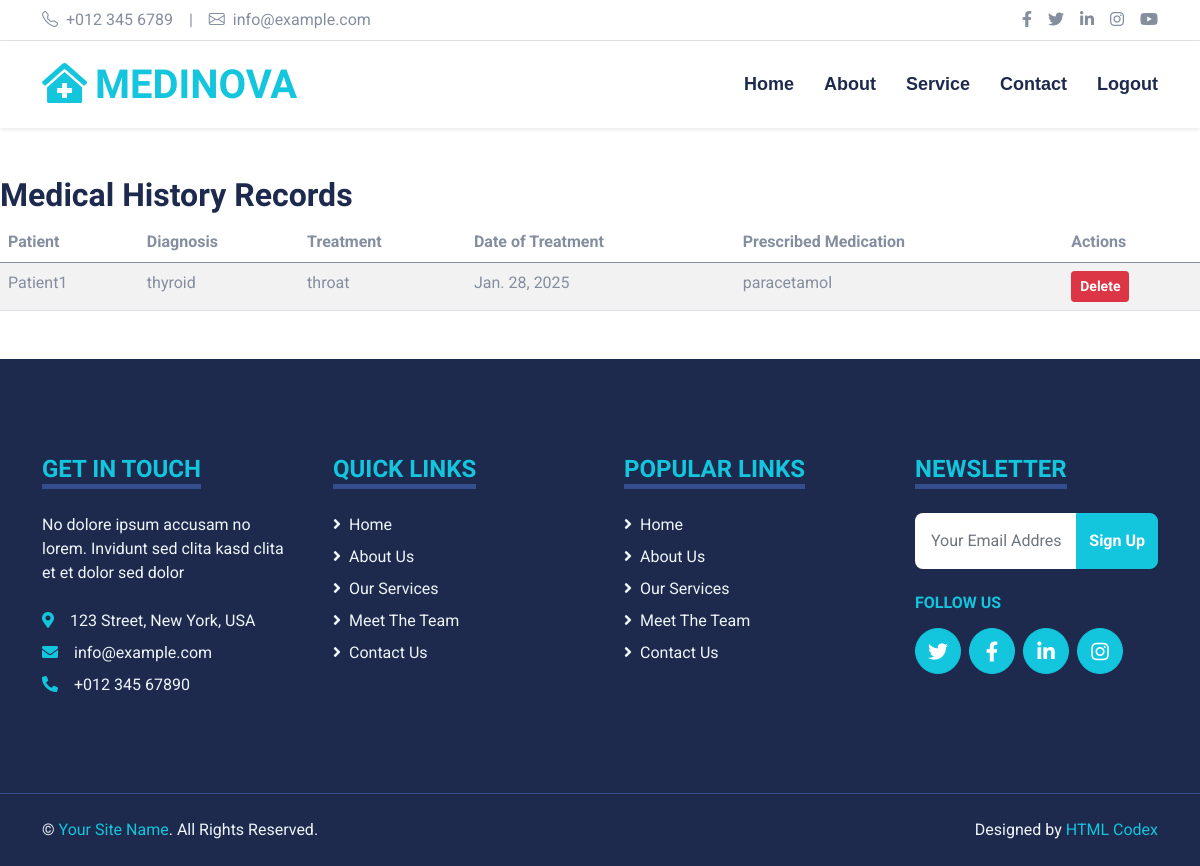
/view-medical/ (signed in), run on the app's committed database.
### admin_hospital/models.py (models this page shows, shortened)
class MedicalHistory(models.Model):
    patient = models.ForeignKey(Patient, on_delete=models.CASCADE, related_name='medical_histories')
    diagnosis = models.TextField()
    treatment = models.TextField()
    date_of_treatment = models.DateField()
    prescribed_medication = models.TextField()

class Patient(models.Model):
    name = models.CharField(max_length=200)
    gender = models.CharField(max_length=10)
    mobile = models.CharField(max_length=20, null=True)
    email = models.EmailField(max_length=100)
    address = models.CharField(max_length=250)

### admin_hospital/views.py (the view)
# urls.py: path('view-medical/', views.View_Medical, name='view_medical'),
def View_Medical(request):
    if not request.user.is_authenticated:
        return redirect('login')
    medical_histories = MedicalHistory.objects.all()
    return render(request, 'view_medical.html', {'medical_histories': medical_histories})

### templates/view_medical.html (shortened to what this page needs)
<!DOCTYPE html>
{% load static %}
<html lang="en">
<head>
    <link href="https://cdnjs.cloudflare.com/ajax/libs/font-awesome/5.15.0/css/all.min.css" rel="stylesheet">
    <link href="https://cdn.jsdelivr.net/npm/bootstrap-icons@1.4.1/font/bootstrap-icons.css" rel="stylesheet">
    <link href="{% static 'lib/owlcarousel/assets/owl.carousel.min.css' %}" rel="stylesheet">
    <link href="{% static 'lib/tempusdominus/css/tempusdominus-bootstrap-4.min.css' %}" rel="stylesheet" />
    <link href="{% static 'css/bootstrap.min.css' %}" rel="stylesheet">
    <link href="{% static 'css/style.css' %}" rel="stylesheet">
</head>
<body>
    <div class="container-fluid py-2 border-bottom d-none d-lg-block">
        <div class="container">
            <div class="row">
                <div class="col-md-6 text-center text-lg-start mb-2 mb-lg-0">
                    <div class="d-inline-flex align-items-center">
                        <a class="text-decoration-none text-body pe-3" href=""><i class="bi bi-telephone me-2"></i>+012 345 6789</a>
                        <span class="text-body">|</span>
                        <a class="text-decoration-none text-body px-3" href=""><i class="bi bi-envelope me-2"></i>info@example.com</a>
                    </div>
                </div>
                <div class="col-md-6 text-center text-lg-end">
                    <div class="d-inline-flex align-items-center">
                        <a class="text-body px-2" href="">
                            <i class="fab fa-facebook-f"></i>
                        </a>
                        <a class="text-body px-2" href="">
                            <i class="fab fa-twitter"></i>
                        </a>
                        <a class="text-body px-2" href="">
                            <i class="fab fa-linkedin-in"></i>
                        </a>
                        <a class="text-body px-2" href="">
                            <i class="fab fa-instagram"></i>
                        </a>
                        <a class="text-body ps-2" href="">
                            <i class="fab fa-youtube"></i>
                        </a>
                    </div>
                </div>
            </div>
        </div>
    </div>
    <div class="container-fluid sticky-top bg-white shadow-sm mb-5">
        <div class="container">
            <nav class="navbar navbar-expand-lg bg-white navbar-light py-3 py-lg-0">
                <a href="index.html" class="navbar-brand">
                    <h1 class="m-0 text-uppercase text-primary"><i class="fa fa-clinic-medical me-2"></i>Medinova</h1>
                </a>
                <div class="collapse navbar-collapse" id="navbarCollapse">
                    <div class="navbar-nav ms-auto py-0">
                        <a href="{% url 'home' %}" class="nav-item nav-link">Home</a>
                        <a href="{% url 'about' %}" class="nav-item nav-link">About</a>
                        <a href="{% url 'service' %}" class="nav-item nav-link">Service</a>
                        <a href="{% url 'contact' %}" class="nav-item nav-link">Contact</a>
                        <a href="{% url 'logout' %}" class="nav-item nav-link">Logout</a>
                    </div>
                </div>
            </nav>
        </div>
    </div>
<h2>Medical History Records</h2>
{% if medical_histories %}
    <table class="table table-striped">
        <thead>
            <tr>
                <th>Patient</th>
                <th>Diagnosis</th>
                <th>Treatment</th>
                <th>Date of Treatment</th>
                <th>Prescribed Medication</th>
                <th>Actions</th>
            </tr>
        </thead>
        <tbody>
            {% for history in medical_histories %}
                <tr>
                    <td>{{ history.patient.name }}</td>
                    <td>{{ history.diagnosis }}</td>
                    <td>{{ history.treatment }}</td>
                    <td>{{ history.date_of_treatment }}</td>
                    <td>{{ history.prescribed_medication }}</td>
                    <td>
                        <a href="{% url 'delete_medical' history.id %}" class="btn btn-danger btn-sm">Delete</a>
                    </td>
                </tr>
            {% endfor %}
        </tbody>
    </table>
{% else %}
    <p>No medical records found.</p>
{% endif %}
  <div class="container-fluid bg-dark text-light mt-5 py-5">
    <div class="container py-5">
        <div class="row g-5">
            <div class="col-lg-3 col-md-6">
                <h4 class="d-inline-block text-primary text-uppercase border-bottom border-5 border-secondary mb-4">Get In Touch</h4>
                <p class="mb-4">No dolore ipsum accusam no lorem. Invidunt sed clita kasd clita et et dolor sed dolor</p>
                <p class="mb-2"><i class="fa fa-map-marker-alt text-primary me-3"></i>123 Street, New York, USA</p>
                <p class="mb-2"><i class="fa fa-envelope text-primary me-3"></i>info@example.com</p>
                <p class="mb-0"><i class="fa fa-phone-alt text-primary me-3"></i>+012 345 67890</p>
            </div>
            <div class="col-lg-3 col-md-6">
                <h4 class="d-inline-block text-primary text-uppercase border-bottom border-5 border-secondary mb-4">Quick Links</h4>
                <div class="d-flex flex-column justify-content-start">
                    <a class="text-light mb-2" href="{% url 'home' %}"><i class="fa fa-angle-right me-2"></i>Home</a>
                    <a class="text-light mb-2" href="{% url 'about' %}"><i class="fa fa-angle-right me-2"></i>About Us</a>
                    <a class="text-light mb-2" href="{% url 'service' %}"><i class="fa fa-angle-right me-2"></i>Our Services</a>
                    <a class="text-light mb-2" href="{% url 'doctor_list' %}"><i class="fa fa-angle-right me-2"></i>Meet The Team</a>
                    <a class="text-light" href="#"><i class="fa fa-angle-right me-2"></i>Contact Us</a>
                </div>
            </div>
            <div class="col-lg-3 col-md-6">
                <h4 class="d-inline-block text-primary text-uppercase border-bottom border-5 border-secondary mb-4">Popular Links</h4>
                <div class="d-flex flex-column justify-content-start">
                    <a class="text-light mb-2" href="{% url 'home' %}"><i class="fa fa-angle-right me-2"></i>Home</a>
                    <a class="text-light mb-2" href="{% url 'about' %}"><i class="fa fa-angle-right me-2"></i>About Us</a>
                    <a class="text-light mb-2" href="{% url 'service' %}"><i class="fa fa-angle-right me-2"></i>Our Services</a>
                    <a class="text-light mb-2" href="{% url 'doctor_list' %}"><i class="fa fa-angle-right me-2"></i>Meet The Team</a>
                    <a class="text-light" href="{% url 'contact' %}"><i class="fa fa-angle-right me-2"></i>Contact Us</a>
                </div>
            </div>
            <div class="col-lg-3 col-md-6">
                <h4 class="d-inline-block text-primary text-uppercase border-bottom border-5 border-secondary mb-4">Newsletter</h4>
                <form action="">
                    <div class="input-group">
                        <input type="text" class="form-control p-3 border-0" placeholder="Your Email Address">
                        <button class="btn btn-primary">Sign Up</button>
                    </div>
                </form>
                <h6 class="text-primary text-uppercase mt-4 mb-3">Follow Us</h6>
                <div class="d-flex">
                    <a class="btn btn-lg btn-primary btn-lg-square rounded-circle me-2" href="#"><i class="fab fa-twitter"></i></a>
                    <a class="btn btn-lg btn-primary btn-lg-square rounded-circle me-2" href="#"><i class="fab fa-facebook-f"></i></a>
                    <a class="btn btn-lg btn-primary btn-lg-square rounded-circle me-2" href="#"><i class="fab fa-linkedin-in"></i></a>
                    <a class="btn btn-lg btn-primary btn-lg-square rounded-circle" href="#"><i class="fab fa-instagram"></i></a>
                </div>
            </div>
        </div>
    </div>
</div>
<div class="container-fluid bg-dark text-light border-top border-secondary py-4">
    <div class="container">
        <div class="row g-5">
            <div class="col-md-6 text-center text-md-start">
                <p class="mb-md-0">&copy; <a class="text-primary" href="#">Your Site Name</a>. All Rights Reserved.</p>
            </div>
            <div class="col-md-6 text-center text-md-end">
                <p class="mb-0">Designed by <a class="text-primary" href="https://htmlcodex.com">HTML Codex</a></p>
            </div>
        </div>
    </div>
</div>
</body>
</html>

### static/css/style.css (style rules this page uses)
:root { --primary: #13C5DD; --secondary: #354F8E; --light: #EFF5F9; --dark: #1D2A4D; }
.btn { font-weight: 700; transition: .5s; }
.btn-primary { color: #FFFFFF; }
.btn-lg-square { width: 46px; height: 46px; }
.btn-square, .btn-sm-square, .btn-lg-square { padding-left: 0; padding-right: 0; text-align: center; }
.navbar-light .navbar-nav .nav-link { font-family: 'Jost', sans-serif; position: relative; margin-left: 30px; padding: 30px 0; font-size: 18px; font-weight: 700; color: var(--dark); outline: none; transition: .5s; }
@media (min-width: 992px) { .navbar-light .navbar-nav .nav-link::before { position: absolute; content: ""; width: 0; height: 5px; bottom: 0; left: 50%; background: var(--primary); transition: .5s; } }

### data on the page
MedicalHistory: patient.name "Patient1", diagnosis "thyroid", treatment "throat", date_of_treatment "Jan. 28, 2025", prescribed_medication "paracetamol"
